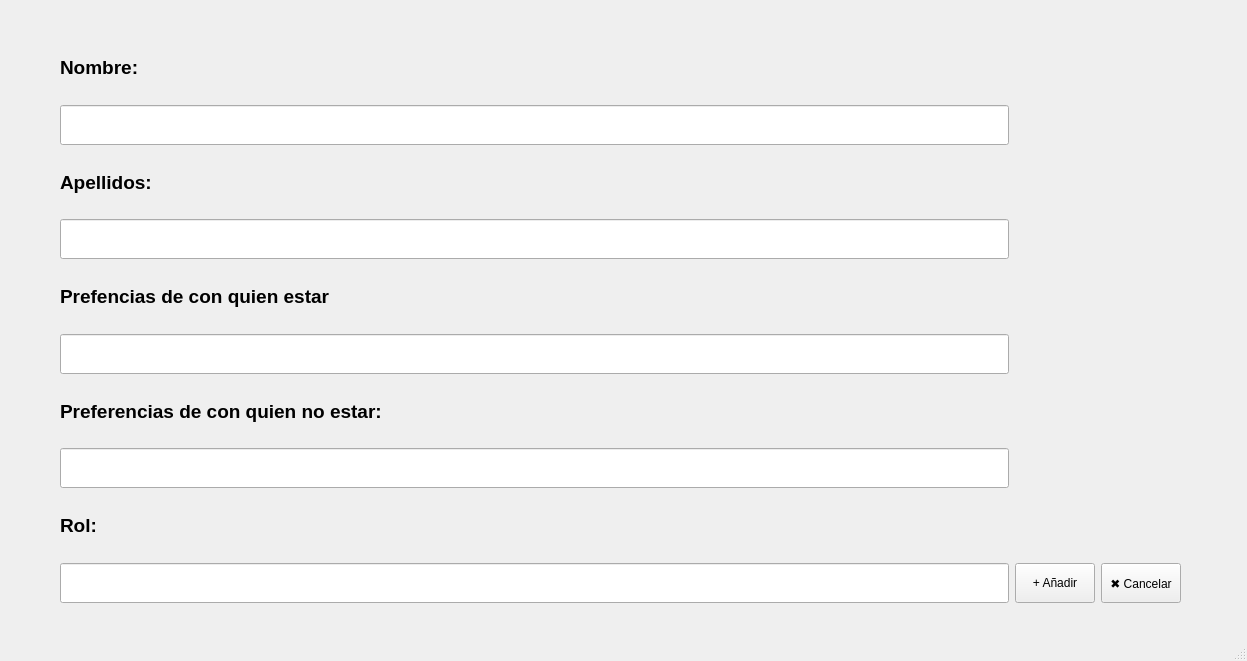
<?xml version="1.0" encoding="UTF-8"?>
<ui version="4.0">
 <class>EmergenteAnadirEvento</class>
 <widget class="QMainWindow" name="EmergenteAnadirEvento">
  <property name="geometry">
   <rect>
    <x>0</x>
    <y>0</y>
    <width>1247</width>
    <height>661</height>
   </rect>
  </property>
  <property name="windowTitle">
   <string>Nuevo evento</string>
  </property>
  <widget class="QWidget" name="centralwidget">
   <layout class="QGridLayout" name="gridLayout">
    <property name="leftMargin">
     <number>60</number>
    </property>
    <property name="topMargin">
     <number>36</number>
    </property>
    <property name="rightMargin">
     <number>60</number>
    </property>
    <property name="bottomMargin">
     <number>36</number>
    </property>
    <item row="0" column="0">
     <widget class="QLabel" name="lblTipo">
      <property name="font">
       <font>
        <pointsize>14</pointsize>
        <weight>75</weight>
        <bold>true</bold>
       </font>
      </property>
      <property name="text">
       <string>Nombre:</string>
      </property>
     </widget>
    </item>
    <item row="1" column="0">
     <widget class="QLineEdit" name="txtTipoEvento">
      <property name="minimumSize">
       <size>
        <width>760</width>
        <height>40</height>
       </size>
      </property>
     </widget>
    </item>
    <item row="5" column="0">
     <widget class="QLineEdit" name="lineEdit">
      <property name="minimumSize">
       <size>
        <width>760</width>
        <height>40</height>
       </size>
      </property>
     </widget>
    </item>
    <item row="8" column="0">
     <widget class="QLabel" name="lblUbicacion">
      <property name="font">
       <font>
        <pointsize>14</pointsize>
        <weight>75</weight>
        <bold>true</bold>
       </font>
      </property>
      <property name="text">
       <string>Rol:</string>
      </property>
     </widget>
    </item>
    <item row="9" column="1">
     <widget class="QPushButton" name="btnAnadir">
      <property name="sizePolicy">
       <sizepolicy hsizetype="Preferred" vsizetype="Preferred">
        <horstretch>0</horstretch>
        <verstretch>0</verstretch>
       </sizepolicy>
      </property>
      <property name="text">
       <string>+ Añadir</string>
      </property>
     </widget>
    </item>
    <item row="6" column="0">
     <widget class="QLabel" name="lblHora">
      <property name="font">
       <font>
        <pointsize>14</pointsize>
        <weight>75</weight>
        <bold>true</bold>
       </font>
      </property>
      <property name="text">
       <string>Preferencias de con quien no estar:</string>
      </property>
     </widget>
    </item>
    <item row="4" column="0">
     <widget class="QLabel" name="lblFecha">
      <property name="font">
       <font>
        <pointsize>14</pointsize>
        <weight>75</weight>
        <bold>true</bold>
       </font>
      </property>
      <property name="text">
       <string>Prefencias de con quien estar</string>
      </property>
     </widget>
    </item>
    <item row="9" column="0">
     <layout class="QHBoxLayout" name="ubicacionYBotones" stretch="0">
      <property name="spacing">
       <number>12</number>
      </property>
      <item>
       <widget class="QLineEdit" name="txtUbicacion">
        <property name="minimumSize">
         <size>
          <width>760</width>
          <height>40</height>
         </size>
        </property>
       </widget>
      </item>
     </layout>
    </item>
    <item row="9" column="2">
     <widget class="QPushButton" name="btnCancelar">
      <property name="sizePolicy">
       <sizepolicy hsizetype="Preferred" vsizetype="Preferred">
        <horstretch>0</horstretch>
        <verstretch>0</verstretch>
       </sizepolicy>
      </property>
      <property name="text">
       <string>✖ Cancelar</string>
      </property>
     </widget>
    </item>
    <item row="1" column="1" colspan="3">
     <spacer name="horizontalSpacer">
      <property name="orientation">
       <enum>Qt::Horizontal</enum>
      </property>
      <property name="sizeHint" stdset="0">
       <size>
        <width>40</width>
        <height>20</height>
       </size>
      </property>
     </spacer>
    </item>
    <item row="2" column="0">
     <widget class="QLabel" name="lblOrganizadores">
      <property name="font">
       <font>
        <pointsize>14</pointsize>
        <weight>75</weight>
        <bold>true</bold>
       </font>
      </property>
      <property name="text">
       <string>Apellidos:</string>
      </property>
     </widget>
    </item>
    <item row="3" column="0">
     <widget class="QLineEdit" name="txtOrganizadores">
      <property name="minimumSize">
       <size>
        <width>760</width>
        <height>40</height>
       </size>
      </property>
     </widget>
    </item>
    <item row="7" column="0">
     <widget class="QLineEdit" name="lineEdit_2">
      <property name="minimumSize">
       <size>
        <width>760</width>
        <height>40</height>
       </size>
      </property>
     </widget>
    </item>
   </layout>
  </widget>
  <widget class="QMenuBar" name="menubar">
   <property name="geometry">
    <rect>
     <x>0</x>
     <y>0</y>
     <width>1247</width>
     <height>21</height>
    </rect>
   </property>
  </widget>
  <widget class="QStatusBar" name="statusbar"/>
 </widget>
 <resources/>
 <connections/>
</ui>
